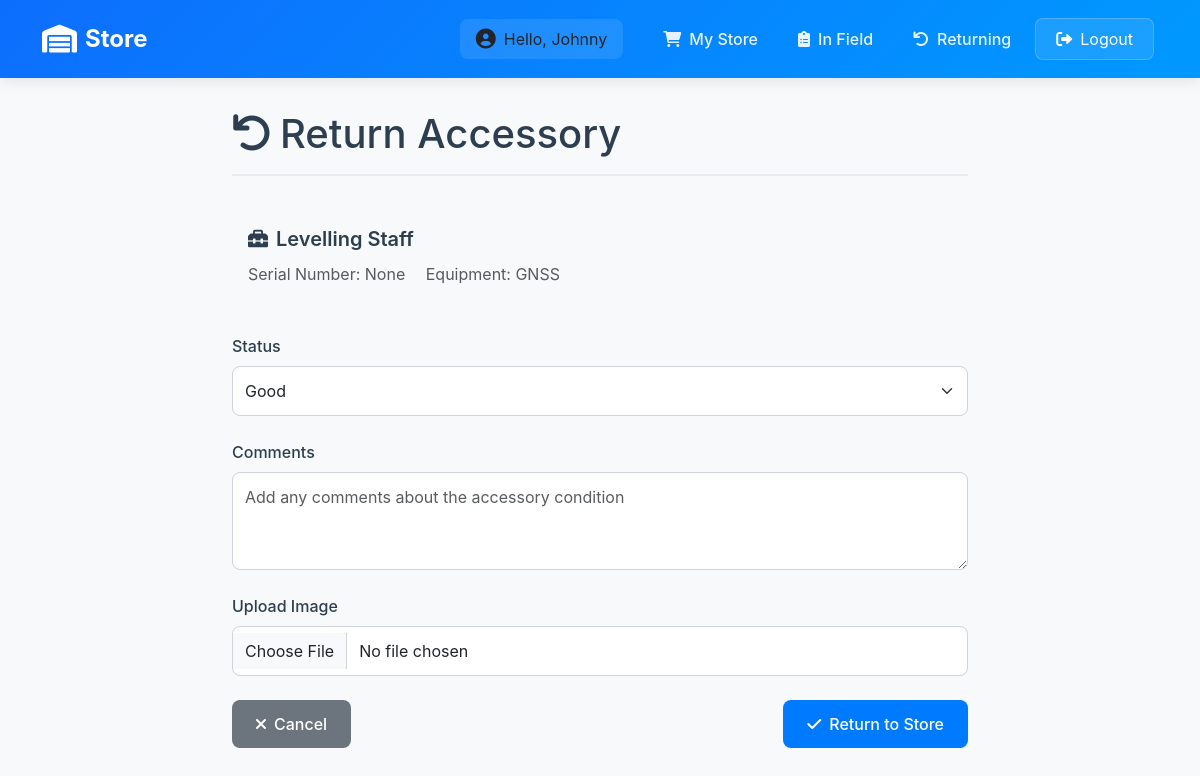
The app's page /inventory/return-accessory/28/ (signed in), older data.
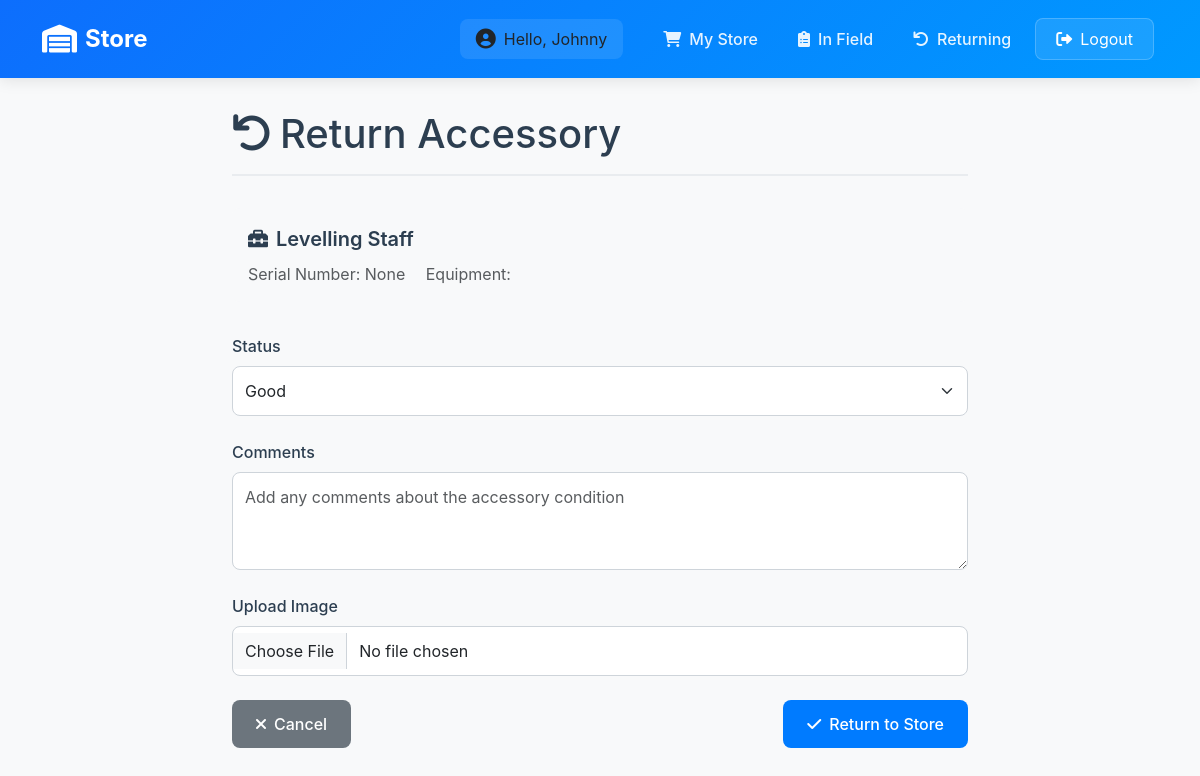
The same page, newer data.
### inventory/models.py (models this page shows, shortened)
class Accessory(models.Model):
    ACCESSORY_TYPES = (
        ("tripod", "Tripod"),
        ("levelling_staff", "Levelling Staff"),
        ("tracking_rod", "Tracking Rod"),
        ("reflector", "Reflector"),
        ("gps_extension_bar", "GPS Extension Bar"),
        ("bar_port", "Bar Port"),
        ("powerbank", "Powerbank"),
        ("tribach", "Tribach"),
        ("external_radio_antenna", "External Radio Antenna"),
    )
    STATUS_CHOICES = [
        ('Good', 'Good'),
        ('Needs Repair', 'Needs Repair'),
        ('Spoiled', 'Spoiled'),
    ]
    RETURN_STATUS_CHOICES = [
        ('In Use', 'In Use'),
        ('Returning', 'Returning'),
        ('With Chief Surveyor', 'With Chief Surveyor'),
        ('In Store', 'In Store'),
        ('Returned', 'Returned'),
    ]
    name = models.CharField(max_length=100, choices=ACCESSORY_TYPES)
    serial_number = models.CharField(max_length=50, unique=True, null=True, blank=True, help_text="Unique serial number for the accessory")
    equipment = models.ForeignKey(EquipmentsInSurvey, on_delete=models.CASCADE, related_name='accessories', null=True, blank=True)
    chief_surveyor = models.ForeignKey(User, on_delete=models.CASCADE, null=True, blank=True)
    surveyor_responsible = models.CharField(max_length=100, null=True, blank=True)
    status = models.CharField(max_length=20, choices=STATUS_CHOICES, default='Good', null=True, blank=True)
    return_status = models.CharField(max_length=20, choices=RETURN_STATUS_CHOICES, default='In Use', null=True, blank=True)
    comment = models.TextField(null=True, blank=True)
    image = models.ImageField(upload_to='accessory_images/', null=True, blank=True)
    date_returned = models.DateTimeField(null=True, blank=True)
    returned_by = models.ForeignKey(User, on_delete=models.SET_NULL, null=True, blank=True, related_name='returned_accessories')

class EquipmentsInSurvey(models.Model):
    name = models.CharField(max_length=100)
    date_of_receiving_from_supplier = models.DateField()
    supplier = models.CharField(max_length=20)
    base_serial = models.CharField(max_length=100)
    roover_serial = models.CharField(max_length=100)
    condition = models.CharField(max_length=10, choices=[("Good", "Good"), ("Bad", "Bad")], default="Good")
    data_logger_serial = models.CharField(max_length=100)
    radio_serial = models.CharField(max_length=100)
    chief_surveyor = models.ForeignKey(User, on_delete=models.CASCADE, null=True)
    surveyor_responsible = models.CharField(max_length=100, null=True)
    project = models.CharField(max_length=20)
    section = models.CharField(max_length=100)
    date_receiving_from_department = models.DateField()
    status = models.CharField(choices=[('In Store', 'In Store'), ('In Field', 'In Field'), ('With Chief Surveyor', 'With Chief Surveyor'), ('Returning', 'Returning')], max_length=100, default='In Store')

### inventory/views.py (the view, shortened to what this page needs)
# urls.py: path('return-accessory/<int:id>/', views.return_accessory, name='return_accessory'),
@login_required
def return_accessory(request, id):
    accessory = get_object_or_404(Accessory, id=id)
    return render(request, 'inventory/return_accessory.html', {
        'accessory': accessory,
        'equipment': accessory.equipment
    })

### inventory/context_processors.py (called while the page is built)
def is_admin(request):
    return {'is_admin': request.user.is_authenticated and request.user.is_superuser}

### inventory/templates/inventory/return_accessory.html (shortened to what this page needs)
{% extends 'base/base_dashboard.html' %}
{% load static %}
{% block content %}
<div class="container">
    <div class="form-container">
        <h1 class="page-title">
            <i class="fas fa-undo me-2"></i>Return Accessory
        </h1>
        <div class="equipment-info">
            <div class="equipment-name">
                <i class="fas fa-toolbox me-2"></i>{{ accessory.get_name_display }}
            </div>
            <div class="equipment-details">
                <span class="text-muted">Serial Number: {{ accessory.serial_number }}</span>
                <span class="text-muted ms-3">Equipment: {{ accessory.equipment.name }}</span>
            </div>
        </div>
        <form method="post" enctype="multipart/form-data">
            <div class="form-group">
                <label class="form-label">Status</label>
                <select name="status" class="form-select">
                    {% for value, label in accessory.STATUS_CHOICES %}
                        <option value="{{ value }}" {% if value == accessory.status %}selected{% endif %}>
                            {{ label }}
                        </option>
                    {% endfor %}
                </select>
            </div>
            <div class="form-group">
                <label class="form-label">Comments</label>
                <textarea name="comment" class="form-control" rows="3"
                        placeholder="Add any comments about the accessory condition">{{ accessory.comment }}</textarea>
            </div>
            <div class="form-group">
                <label class="form-label">Upload Image</label>
                <div class="image-upload-container">
                    <input type="file" name="image" class="form-control" accept="image/*">
                </div>
            </div>
            <div class="d-flex justify-content-between mt-4">
                <a href="#" class="btn btn-secondary">
                    <i class="fas fa-times me-2"></i>Cancel
                </a>
                <button type="submit" class="btn btn-primary">
                    <i class="fas fa-check me-2"></i>Return to Store
                </button>
            </div>
        </form>
    </div>
</div>
{% endblock %}

Row changes from the older to the newer data that the page shows:
changed Accessory "Levelling Staff": equipment.name "GNSS" → (not shown)
